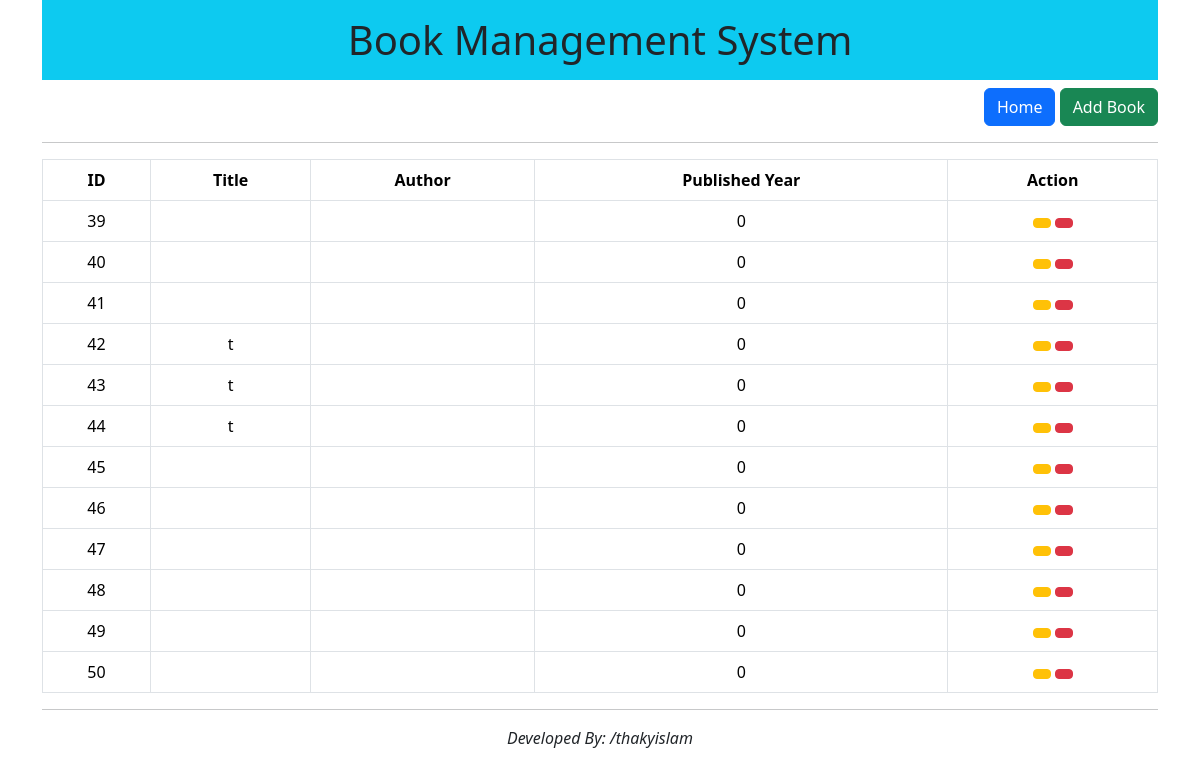
The page / on the database its author committed.
### tables this page shows
CREATE TABLE `books` (
    `id` int(11) NOT NULL,
    `title` varchar(255) NOT NULL,
    `author` varchar(255) NOT NULL,
    `published_year` int(11) NOT NULL
);

### classes/Book.php (called while the page is built, shortened)
<?php
class Book
{
    private $conn;
    private $table_name = "books";
    public function __construct($db)
    {
        $this->conn = $db;
    }
    public function read()
    {
        $query = "SELECT * FROM " . $this->table_name;
        $stmt = $this->conn->prepare($query);
        $stmt->execute();
        return $stmt;
    }
}

### templates/book_list.php (the view, shortened to what this page needs)
<table class="table table-bordered">
    <thead>
        <tr>
            <th>ID</th>
            <th>Title</th>
            <th>Author</th>
            <th>Published Year</th>
            <th>Action</th>
        </tr>
    </thead>
    <tbody>
        <?php
        while ($row = $stmt->fetch(PDO::FETCH_ASSOC)) { ?>
            <tr>
                <td><?= $row['id'] ?></td>
                <td><?= $row['title'] ?></td>
                <td><?= $row['author'] ?></td>
                <td><?= $row['published_year'] ?></td>
                <td>
                    <a class="btn btn-warning btn-sm" href="edit_book.php?id=<?= $row['id'] ?>"><i class="ph ph-pencil"></i></a>
                    <button onclick="showDeleteModal(<?= $row['id'] ?>)" type="button" class="btn btn-danger btn-sm">
                    </button>
                </td>
            </tr>
        <?php }
        ?>
    </tbody>
</table>

### templates/header.php (shortened to what this page needs)
<!DOCTYPE html>
<html>
<head>
    <link href="https://cdn.jsdelivr.net/npm/bootstrap@5.3.2/dist/css/bootstrap.min.css" rel="stylesheet">
</head>
<body>
    <div class="container text-center -bs-danger">
        <h1 class="bg-info p-3">Book Management System</h1>
        <div class="text-end">
            <a href="index.php" class="btn btn-primary">Home</a>
            <a href="add_book.php" class="btn btn-success">Add Book</a>
        </div>
        <hr>

### public/index.php (shortened to what this page needs)
<?php
include_once '../classes/Book.php';
$database = new Database();
$db = $database->getConnection();
$book = new Book($db);
$stmt = $book->read();
$num = $stmt->rowCount();
include_once '../templates/header.php';
if ($num > 0) {
    include_once '../templates/book_list.php';
} else {
    echo "<div>No books found.</div>";
}
include_once '../templates/footer.php';

### templates/footer.php (shortened to what this page needs)
<hr>
<div class="text-center">
    <p class="fst-italic">Developed By: <i class="ph ph-github-logo"></i>/thakyislam</p>
</div>
</div>
</body>
</html>

### rows shown on the page
books: id "39", published_year "0"
books: id "40", published_year "0"
books: id "41", published_year "0"
books: id "42", title "t", published_year "0"
books: id "43", title "t", published_year "0"
books: id "44", title "t", published_year "0"
books: id "45", published_year "0"
books: id "46", published_year "0"
books: id "47", published_year "0"
books: id "48", published_year "0"
books: id "49", published_year "0"
books: id "50", published_year "0"
